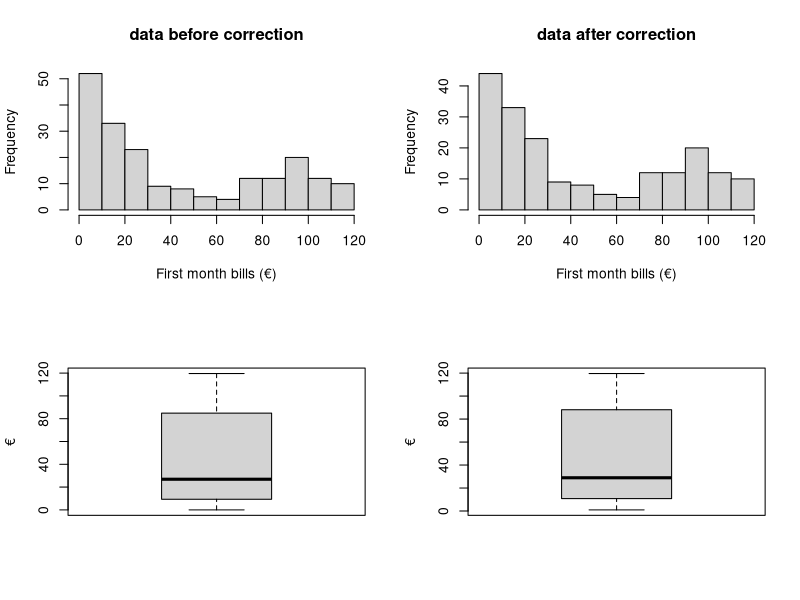
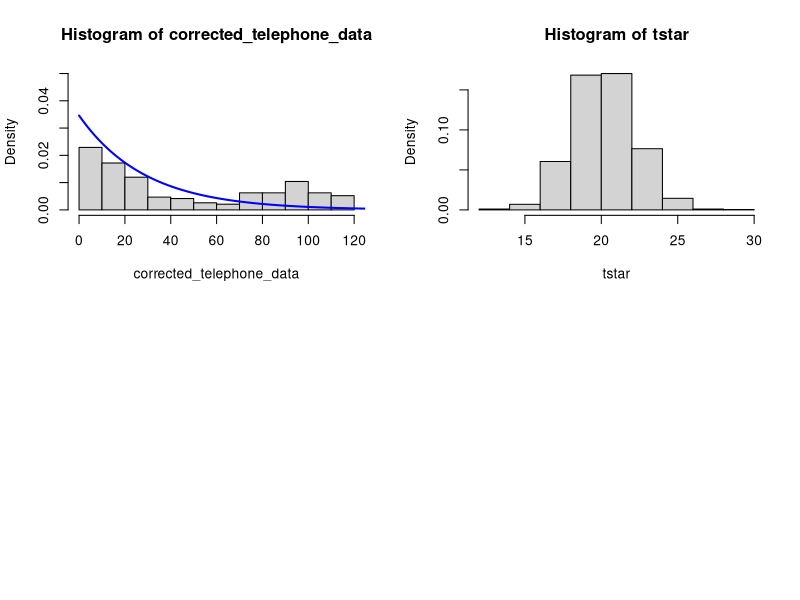

The R source for these figures, in order:
## ---- chunk 1
knitr::opts_chunk$set(echo = TRUE)
## ---- chunk 2
telephone_data = read.table("telephone.txt",header=TRUE)

# sorted data
sort(telephone_data$Bills)
## ---- chunk 3
# row_sub = apply(dd, 1, function(row) all(row !=0 ))
corrected_telephone_data = telephone_data[apply(telephone_data, 1, function(row) all(row !=0 )), ]

par(mfrow=c(2,2))
hist(telephone_data$Bills, xlab = "First month bills (€)", main = "data before correction")
hist(corrected_telephone_data, xlab = "First month bills (€)", main = "data after correction")
boxplot(telephone_data$Bills, ylab = "€")
boxplot(corrected_telephone_data, ylab = "€")
## ---- chunk 4
test_statistic = median(corrected_telephone_data)

hist(corrected_telephone_data, prob=T, ylim = c(0,0.05))
lamb = 1/test_statistic
x = seq(0, length(corrected_telephone_data),length=1000)
f = lamb*exp(-lamb*x)
lines(x,f,col="blue",lwd=2)
## ---- chunk 5
t = median(corrected_telephone_data)
B=1000
tstar=numeric(B)
n=length(corrected_telephone_data)
for (i in 1:B){
  xstar = rexp(n,lamb)
  tstar[i] = median(xstar)}
hist(tstar,prob=T)

pl=sum(tstar<t)/B
pr=sum(tstar>t)/B
p=2*min(pl,pr)
pl;pr;p
## ---- chunk 6
B=1000
Tstar=numeric(B)
c1 = corrected_telephone_data
T1 = median(c1)
for(i in 1:B) {
  Xstar=sample(c1,replace=TRUE)
  Tstar[i]=median(Xstar) }
Tstar25=quantile(Tstar,0.05)
Tstar975=quantile(Tstar,0.95)
sum(Tstar<Tstar25)
T1
c(2*T1-Tstar975,2*T1-Tstar25)
## ---- chunk 7

